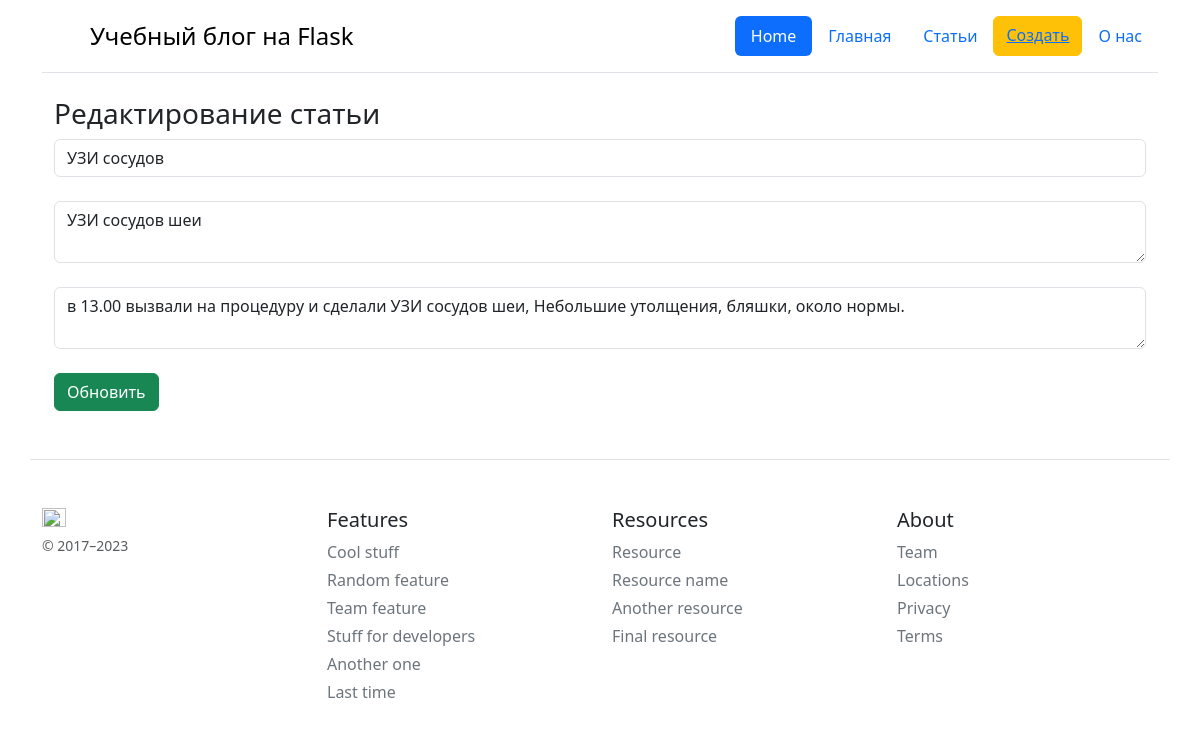
The page /posts/10/update on the database its author committed.
### app.py (models this page shows, shortened)
class Article(db.Model):
    id = db.Column(db.Integer, primary_key=True)
    title = db.Column(db.String(100), nullable=False)
    intro = db.Column(db.String(300), nullable=False)
    text = db.Column(db.Text, nullable=False)
    utc = tz.tzutc()
    local = tz.tzlocal()
    utc_now = datetime.utcnow()
    utc_now = utc_now.replace(tzinfo=utc)
    local_now = utc_now.astimezone(local)
    date = db.Column(db.DateTime, default=local_now)

### app.py (the view)
@app.route('/posts/<int:id>/update', methods=['POST', 'GET'])
def post_update(id):
    article = Article.query.get(id)
    if request.method == 'POST':
        article.title = request.form['title']
        article.intro = request.form['intro']
        article.text = request.form['text']
        try:
            db.session.commit()
            return redirect('/posts')
        except:
            return "При редактировании статьи произошла ошибка"
    else:
        return render_template("/post_update.html", article=article)

### templates/post_update.html (shortened to what this page needs)
{% extends 'base.html' %}
{% block body %}
<div class="container">
    <h3>Редактирование статьи</h3>
    <form method="post">
        <input type="text" name="title" id="title" class="form-control" value="{{ article.title }}" placeholder="Введите название статьи"><br>
        <textarea type="text" name="intro" id="intro" class="form-control" placeholder="Введите анонс">{{ article.intro }}</textarea><br>
        <textarea type="text" name="text" id="text" class="form-control" placeholder="Введите текст статьи">{{ article.text }}</textarea><br>
        <input type="submit" class="btn btn-success" value="Обновить">
    </form>
</div>
{% endblock %}

### rows shown on the page
Article: title "УЗИ сосудов", intro "УЗИ сосудов шеи", text "в 13.00 вызвали на процедуру и сделали УЗИ сосудов шеи, Небольшие утолщения, бляшки, около нормы."
